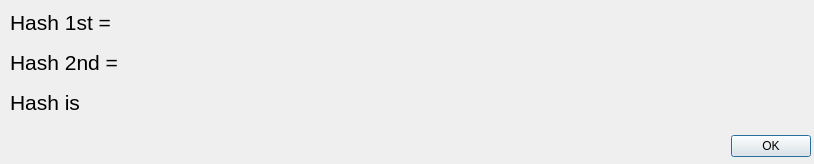
<?xml version="1.0" encoding="UTF-8"?>
<ui version="4.0">
 <class>Dialog</class>
 <widget class="QDialog" name="Dialog">
  <property name="geometry">
   <rect>
    <x>0</x>
    <y>0</y>
    <width>814</width>
    <height>164</height>
   </rect>
  </property>
  <property name="windowTitle">
   <string>Hash Compute Results</string>
  </property>
  <widget class="QDialogButtonBox" name="buttonBox">
   <property name="geometry">
    <rect>
     <x>470</x>
     <y>130</y>
     <width>341</width>
     <height>32</height>
    </rect>
   </property>
   <property name="orientation">
    <enum>Qt::Horizontal</enum>
   </property>
   <property name="standardButtons">
    <set>QDialogButtonBox::Ok</set>
   </property>
  </widget>
  <widget class="QLabel" name="label">
   <property name="geometry">
    <rect>
     <x>10</x>
     <y>10</y>
     <width>1594</width>
     <height>41</height>
    </rect>
   </property>
   <property name="font">
    <font>
     <pointsize>16</pointsize>
    </font>
   </property>
   <property name="cursor">
    <cursorShape>ArrowCursor</cursorShape>
   </property>
   <property name="text">
    <string>Hash 1st = </string>
   </property>
   <property name="alignment">
    <set>Qt::AlignLeading|Qt::AlignLeft|Qt::AlignTop</set>
   </property>
  </widget>
  <widget class="QLabel" name="label_2">
   <property name="geometry">
    <rect>
     <x>10</x>
     <y>50</y>
     <width>1594</width>
     <height>41</height>
    </rect>
   </property>
   <property name="font">
    <font>
     <pointsize>16</pointsize>
    </font>
   </property>
   <property name="cursor">
    <cursorShape>ArrowCursor</cursorShape>
   </property>
   <property name="text">
    <string>Hash 2nd = </string>
   </property>
   <property name="alignment">
    <set>Qt::AlignLeading|Qt::AlignLeft|Qt::AlignTop</set>
   </property>
  </widget>
  <widget class="QLabel" name="label_3">
   <property name="geometry">
    <rect>
     <x>10</x>
     <y>90</y>
     <width>1594</width>
     <height>41</height>
    </rect>
   </property>
   <property name="font">
    <font>
     <pointsize>16</pointsize>
    </font>
   </property>
   <property name="cursor">
    <cursorShape>ArrowCursor</cursorShape>
   </property>
   <property name="text">
    <string>Hash is </string>
   </property>
   <property name="alignment">
    <set>Qt::AlignLeading|Qt::AlignLeft|Qt::AlignTop</set>
   </property>
  </widget>
 </widget>
 <resources/>
 <connections>
  <connection>
   <sender>buttonBox</sender>
   <signal>accepted()</signal>
   <receiver>Dialog</receiver>
   <slot>accept()</slot>
   <hints>
    <hint type="sourcelabel">
     <x>248</x>
     <y>254</y>
    </hint>
    <hint type="destinationlabel">
     <x>157</x>
     <y>274</y>
    </hint>
   </hints>
  </connection>
  <connection>
   <sender>buttonBox</sender>
   <signal>rejected()</signal>
   <receiver>Dialog</receiver>
   <slot>reject()</slot>
   <hints>
    <hint type="sourcelabel">
     <x>316</x>
     <y>260</y>
    </hint>
    <hint type="destinationlabel">
     <x>286</x>
     <y>274</y>
    </hint>
   </hints>
  </connection>
 </connections>
</ui>
